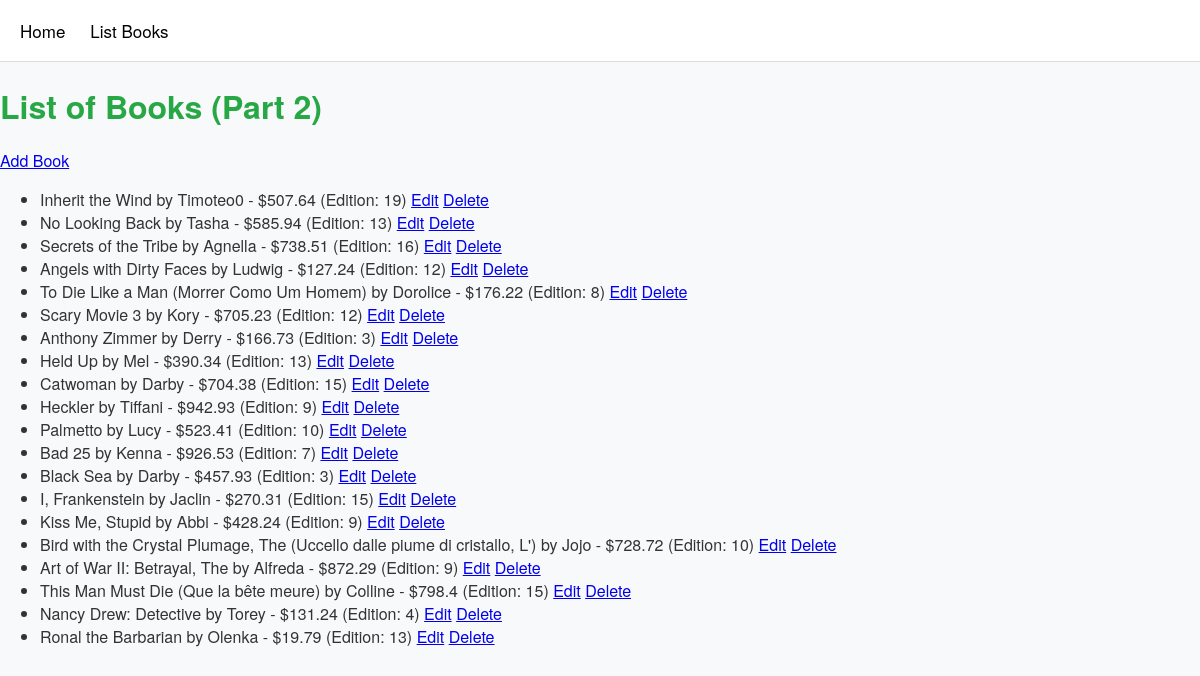
The page /books/lab9_part2/listbooks on the database its author committed.
### apps/bookmodule/models.py (models this page shows)
class Book(models.Model):
    title = models.CharField(max_length = 50)
    author = models.CharField(max_length = 50)
    price = models.FloatField(default = 0.0)
    edition = models.SmallIntegerField(default = 1)

### apps/bookmodule/views.py (the view)
# urls.py: path('lab9_part2/listbooks', views.lab9_part2_listbooks, name='lab9_part2.listbooks'),
def lab9_part2_listbooks(request):
    books = Book.objects.all()
    return render(request, 'bookmodule/lab9_part2_listbooks.html', {'books': books})

### apps/templates/bookmodule/lab9_part2_listbooks.html (shortened to what this page needs)
{% extends "layouts/base.html" %}
{% block content %}
<h1>List of Books (Part 2)</h1>
<a href="{% url 'lab9_part2.addbook' %}">Add Book</a>
<ul>
{% for b in books %}
  <li>{{ b.title }} by {{ b.author }} - ${{ b.price }} (Edition: {{ b.edition }})
    <a href="{% url 'lab9_part2.editbook' b.id %}">Edit</a>
    <a href="{% url 'lab9_part2.deletebook' b.id %}">Delete</a>
  </li>
{% endfor %}
</ul>
{% endblock content %}

### apps/static/style.css (style rules this page uses)
body { font-family: "Helvetica Neue", Helvetica, Arial, sans-serif; background: #f8f9fa; margin: 0; padding: 0; color: #333; }
h1 { color: #28a745; margin-bottom: 20px; font-size: 2em; font-weight: 700; }

### rows shown on the page
Book: title "Inherit the Wind", author "Timoteo0", price "507.64", edition "19"
Book: title "No Looking Back", author "Tasha", price "585.94", edition "13"
Book: title "Secrets of the Tribe", author "Agnella", price "738.51", edition "16"
Book: title "Angels with Dirty Faces", author "Ludwig", price "127.24", edition "12"
Book: title "To Die Like a Man (Morrer Como Um Homem)", author "Dorolice", price "176.22", edition "8"
Book: title "Scary Movie 3", author "Kory", price "705.23", edition "12"
Book: title "Anthony Zimmer", author "Derry", price "166.73", edition "3"
Book: title "Held Up", author "Mel", price "390.34", edition "13"
Book: title "Catwoman", author "Darby", price "704.38", edition "15"
Book: title "Heckler", author "Tiffani", price "942.93", edition "9"
Book: title "Palmetto", author "Lucy", price "523.41", edition "10"
Book: title "Bad 25", author "Kenna", price "926.53", edition "7"
Book: title "Black Sea", author "Darby", price "457.93", edition "3"
Book: title "I, Frankenstein", author "Jaclin", price "270.31", edition "15"
Book: title "Kiss Me, Stupid", author "Abbi", price "428.24", edition "9"
Book: title "Bird with the Crystal Plumage, The (Uccello dalle piume di cristallo, L')", author "Jojo", price "728.72", edition "10"
Book: title "Art of War II: Betrayal, The", author "Alfreda", price "872.29", edition "9"
Book: title "This Man Must Die (Que la bête meure)", author "Colline", price "798.4", edition "15"
Book: title "Nancy Drew: Detective", author "Torey", price "131.24", edition "4"
Book: title "Ronal the Barbarian", author "Olenka", price "19.79", edition "13"
